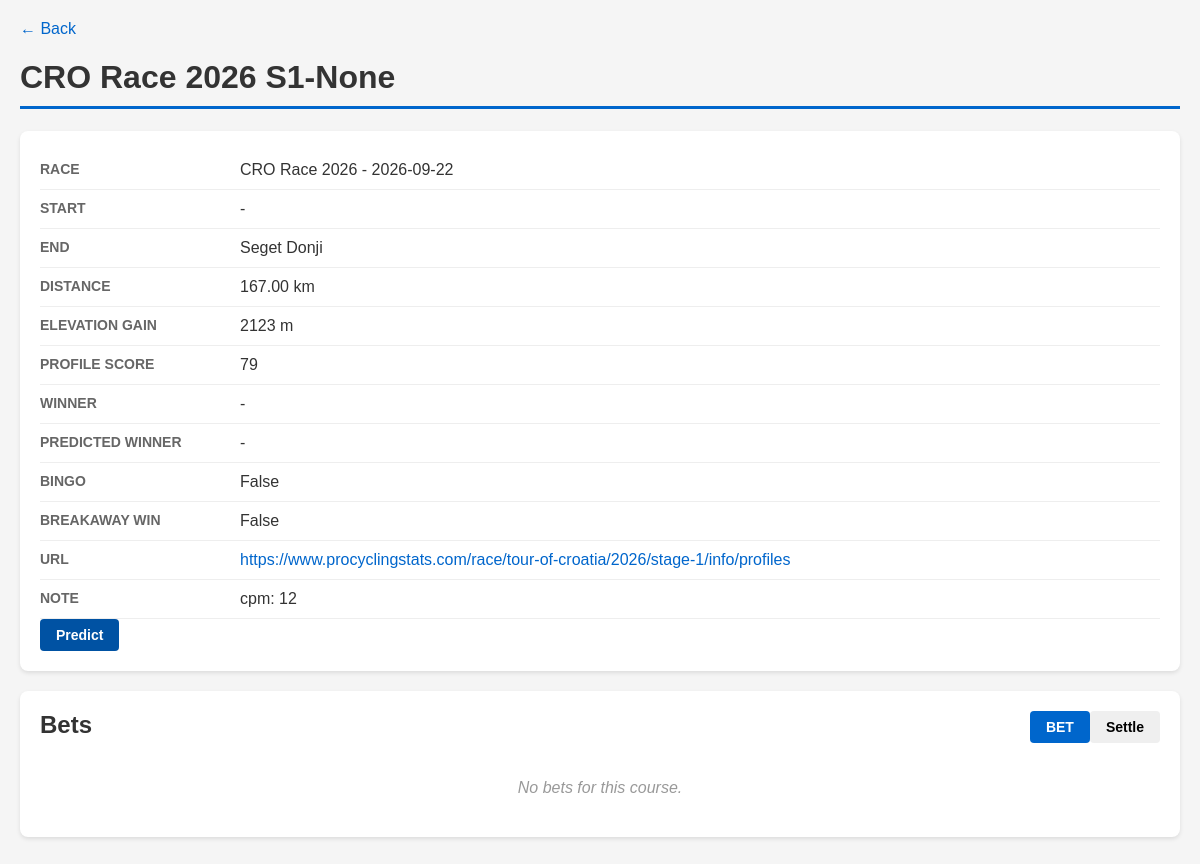
The app's page /course/167/ with its own data.
### uci/models/course.py (models this page shows, shortened)
class Course(models.Model):
    DEFAULT_BET_AMOUNT = Decimal('1')
    race = models.ForeignKey(Race, on_delete=models.CASCADE, related_name='courses')
    name = models.CharField(max_length=200)
    start = models.CharField(max_length=120, null=True, blank=True)
    end = models.CharField(max_length=120, null=True, blank=True)
    distance_km = models.DecimalField(max_digits=6, decimal_places=2, null=True, blank=True)
    elevation_gain_m = models.IntegerField(null=True, blank=True)
    note = models.TextField(max_length=500, null=True, blank=True)
    key_point = models.JSONField(null=True, blank=True, default=list)
    course_summary = models.JSONField(null=True, blank=True)
    profile_score = models.IntegerField(null=True, blank=True)
    profile_score_20k = models.IntegerField(null=True, blank=True)
    winner = models.ForeignKey(Rider, on_delete=models.CASCADE, null=True, blank=True, related_name='course_winner')
    predict_winner = models.ForeignKey(Rider, on_delete=models.CASCADE, null=True, blank=True, related_name='course_predict_winner')
    pre_analysis = models.TextField(max_length=3000, null=True, blank=True)
    course_url = models.URLField(null=True, blank=True)
    is_won_by_breakaway = models.BooleanField(default=False)
    bingo_rate = models.DecimalField(max_digits=6, decimal_places=2, null=True, blank=True)
    settled = models.BooleanField(default=False)
    def __init__(self, *args, **kwargs):
        super().__init__(*args, **kwargs)
        self.__original_predict_winner_id = self.predict_winner_id
    def __str__(self):
        return f"{self.name}-{self.winner}"
    @property
    def bingo(self):
        return self.predict_winner == self.winner and self.winner is not None

### uci/models/race.py (models this page shows, shortened)
class Race(models.Model):
    CATEGORY_CHOICES = [
        ('classic', 'Classic'),
        ('high_mountain', 'High Mountain'),
        ('flat', 'Flat'),
        ('tour', 'Tour'),
        ('weekly', 'Weekly'),
    ]
    name = models.CharField(max_length=200)
    date = models.DateField(null=True, blank=True)
    location = models.CharField(max_length=200)
    category = models.CharField(max_length=50, choices=CATEGORY_CHOICES, default='classic')
    winner = models.ForeignKey(Rider, on_delete=models.CASCADE, null=True, blank=True, related_name='race_winner')
    predict_winner = models.ForeignKey(Rider, on_delete=models.CASCADE, null=True, blank=True, related_name='race_predict_winner')
    one_day_race = models.BooleanField(default=False)
    note = models.TextField(null=True, blank=True)
    class Meta:
        ordering = ['-date']
    def __str__(self):
        return f"{self.name} - {self.date}"

### uci/views.py (the view)
# urls.py: path('course/<int:pk>/', views.course_detail, name='course_detail'),
def course_detail(request, pk):
    course = get_object_or_404(Course, pk=pk)
    bets = Bet.objects.filter(course=course).select_related('user', 'rider')
    riders = Rider.objects.all()
    users = User.objects.all()
    return render(request, 'uci/course_detail.html', {'course': course, 'bets': bets, 'riders': riders, 'users': users})

### uci/templates/uci/course_detail.html (shortened to what this page needs)
<!DOCTYPE html>
<html lang="en">
<head>
</head>
<body>
    <a href="/">&larr; Back</a>
    <h1>{{ course }}</h1>
    <div class="card">
        <div class="field">
            <span class="label">Race</span>
            <span class="value">{{ course.race }}</span>
        </div>
        <div class="field">
            <span class="label">Start</span>
            <span class="value">{{ course.start|default:"-" }}</span>
        </div>
        <div class="field">
            <span class="label">End</span>
            <span class="value">{{ course.end|default:"-" }}</span>
        </div>
        <div class="field">
            <span class="label">Distance</span>
            <span class="value">{% if course.distance_km %}{{ course.distance_km }} km{% else %}-{% endif %}</span>
        </div>
        <div class="field">
            <span class="label">Elevation Gain</span>
            <span class="value">{% if course.elevation_gain_m %}{{ course.elevation_gain_m }} m{% else %}-{% endif %}</span>
        </div>
        <div class="field">
            <span class="label">Profile Score</span>
            <span class="value">{{ course.profile_score|default:"-" }}</span>
        </div>
        <div class="field">
            <span class="label">Winner</span>
            <span class="value">{{ course.winner|default:"-" }}</span>
        </div>
        <div class="field">
            <span class="label">Predicted Winner</span>
            <span class="value">{{ course.predict_winner|default:"-" }}</span>
        </div>
        <div class="field">
            <span class="label">Bingo</span>
            <span class="value">{{ course.bingo }}</span>
        </div>
        <div class="field">
            <span class="label">Breakaway Win</span>
            <span class="value">{{ course.is_won_by_breakaway }}</span>
        </div>
        {% if course.course_url %}
        <div class="field">
            <span class="label">URL</span>
            <span class="value"><a href="{{ course.course_url }}" target="_blank">{{ course.course_url }}</a></span>
        </div>
        {% endif %}
        {% if course.note %}
        <div class="field">
            <span class="label">Note</span>
            <span class="value">{{ course.note }}</span>
        </div>
        {% endif %}
        <a class="btn btn-predict" href="{% url 'uci:course_predict' course.pk %}">Predict</a>
    </div>
    <div class="card">
        <h2 style="margin-top:0; color:#333; display:inline-block;">Bets</h2>
        {% if not course.settled %}
            <button class="btn btn-settle" style="float:right;" onclick="document.getElementById('settleModal').classList.add('active')">Settle</button>
            <button class="btn btn-bet" style="float:right;" onclick="document.getElementById('betModal').classList.add('active')">BET</button>
        {% else %}
            <button class="btn btn-settled" style="float:right;)">BET Settled</button>
        {% endif %}
        {% if bets %}
        <table>
            <thead>
                <tr>
                    <th>User</th>
                    <th>Rider</th>
                    <th>Bet Amount</th>
                    <th>Odd Rate</th>
                    <th>Credit Return</th>
                    <th>Status</th>
                </tr>
            </thead>
            <tbody>
                {% for bet in bets %}
                <tr>
                    <td>{{ bet.user }}</td>
                    <td>{{ bet.rider }}</td>
                    <td>{{ bet.bet_amount|default:"-" }}</td>
                    <td>{{ bet.odd_rate }}</td>
                    <td style="{% if bet.credit_return > 0 %}color:#28a745;{% elif bet.credit_return < 0 %}color:#dc3545;{% endif %} font-weight:bold;">{{ bet.credit_return|default:"-" }}</td>
                    <td><span class="badge {{ bet.status }}">{{ bet.get_status_display }}</span></td>
                </tr>
                {% endfor %}
            </tbody>
        </table>
        {% else %}
            <div class="no-data">No bets for this course.</div>
        {% endif %}
    </div>
</body>
</html>

### uci/templates/uci/course_detail.html (style rules this page uses)
body { font-family: Arial, sans-serif; max-width: 1200px; margin: 0 auto; padding: 20px; background-color: #f5f5f5; }
h1 { color: #333; border-bottom: 3px solid #0066cc; padding-bottom: 10px; }
.card { background: white; padding: 20px; border-radius: 8px; box-shadow: 0 2px 4px rgba(0,0,0,0.1); margin-bottom: 20px; }
.field { display: flex; padding: 10px 0; border-bottom: 1px solid #eee; }
.label { width: 200px; color: #666; font-size: 14px; text-transform: uppercase; font-weight: bold; }
.value { color: #333; }
a { color: #0066cc; text-decoration: none; }
.no-data { color: #999; font-style: italic; padding: 20px; text-align: center; }
.btn { padding: 8px 16px; border: none; border-radius: 4px; cursor: pointer; font-size: 14px; font-weight: bold; }
.btn-bet { background-color: #0066cc; color: white; }
.btn-predict { display: inline-block; background-color: #0052a3; color: white; text-decoration: none; line-height: normal; }

### records on screen
Course: name+winner "CRO Race 2026 S1-None", race "CRO Race 2026 - 2026-09-22", start "-", end "Seget Donji", distance_km "167.00", elevation_gain_m "2123", profile_score "79", winner "-", predict_winner "-", bingo "False", is_won_by_breakaway "False", course_url "https://www.procyclingstats.com/race/tour-of-croatia/2026/stage-1/info/profiles", note "cpm: 12"
